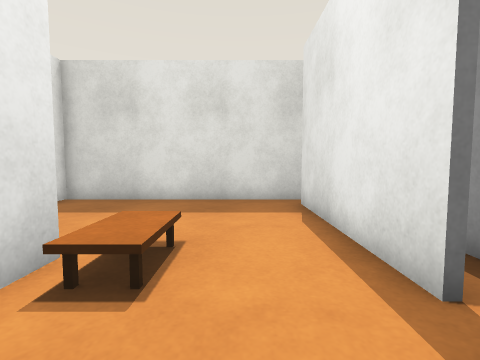
[1] (above)

12 first-person views from a walk through a Gazebo world. The camera is 0.69 m above the floor, tilts 4° down and sees 85° across. The floor is counted in squares, 0.5 m on a side. Each view is taken from the middle of a square. On the plan, view 1 faces up. The plan holds only what a view shows up to about 13 squares ahead; the rest is blank.

[2]
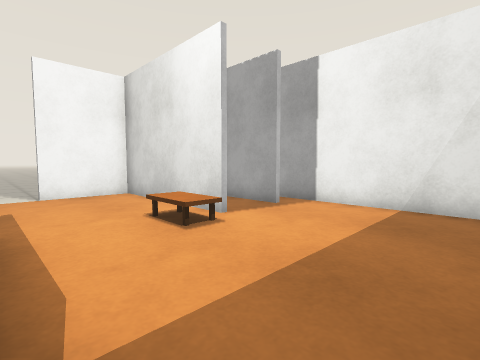

[3]
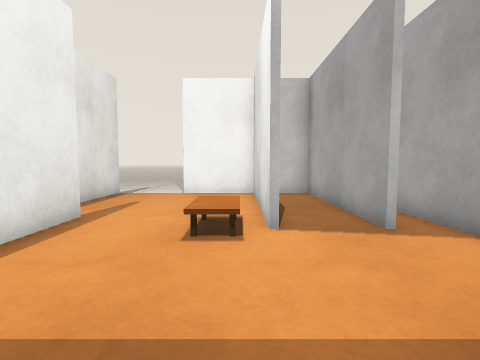

[4]
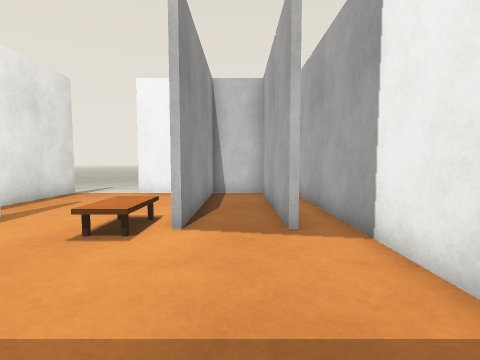

[5]
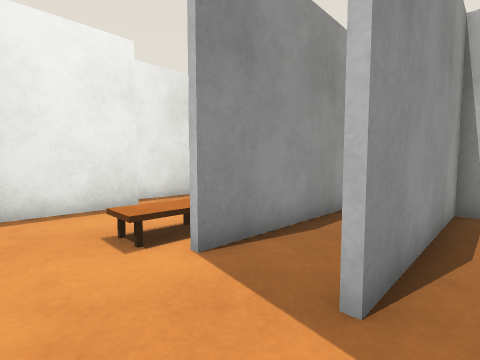

[6]
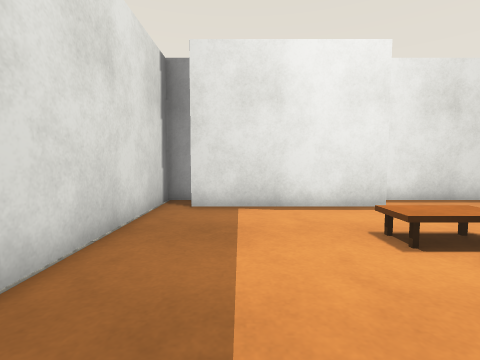

[7]
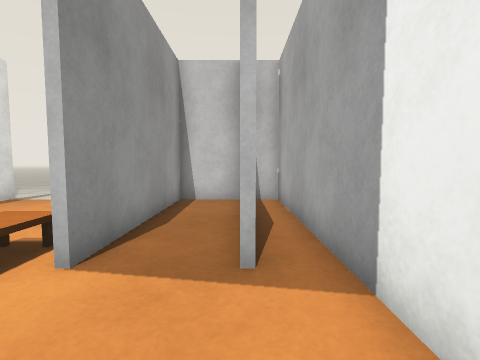

[8]
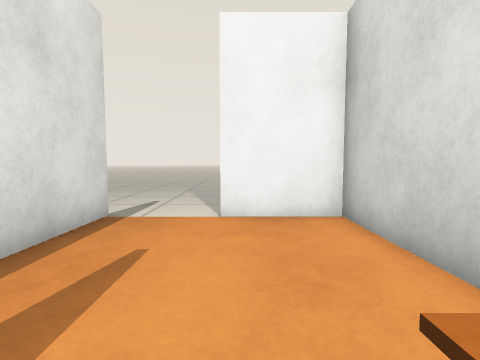

[9]
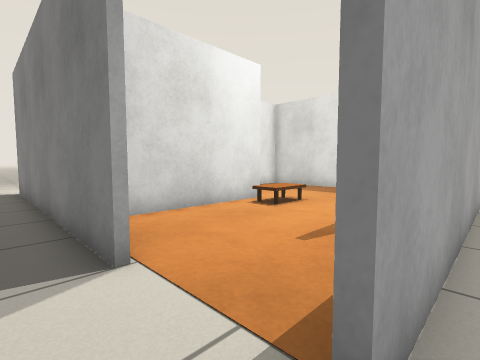

[10]
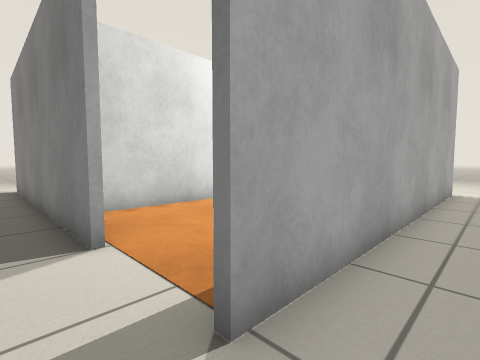

[11]
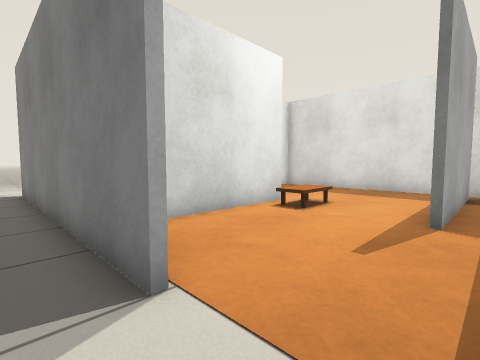

[12]
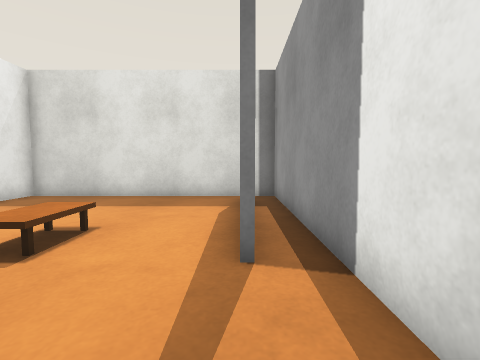

### Floor plan
Points are (right, up) in squares from view 1. A wall is a line through its corners. A room is listed if a view was taken in it or the views show most of it. See-through windows are left out.
Room 1 (views 1, 2, 3, 4, 5, 6, 7, 8, 11, 12)
walls: (-2.6, 3.8) (-2.6, -2.6) (0.5, -2.6); (-5, 3.8) (-5, -2.6); (2, 2.4) (2, 8.5); (0.6, -2.8) (-10.5, -2.8); (-5.2, -2.6) (-5.2, 3.8); (3.4, -2.8) (3.4, 9.6) (-6.4, 9.6) (-6.4, -2.6) (-2.8, -2.6) (-2.8, 3.8)
ways out: opening at (3, -3.5) to room 2
objects: coffee table (-2, 3) to (-1, 4)
Room 2 (views 9, 10)
walls: (2.2, 8.5) (2.2, 2.5); (3.6, 9.8) (3.6, -2.8)
ways out: opening at (3, -3.5) to room 1

Where each view was taken, in squares from view 1:
view 1: 0 up, 0 right, facing up
view 2: 9 up, 2 right, facing down-left
view 3: 9 up, 2 left, facing down
view 4: 9 up, 4 left, facing down
view 5: 6 up, 6 left, facing down-right
view 6: 7 up, 6 left, facing right
view 7: 7 up, 5 left, facing down
view 8: 4 up, 0 right, facing down
view 9: 4 down, 4 right, facing up-left
view 10: 4 down, 5 right, facing up-left
view 11: 4 down, 3 right, facing up-left
view 12: 1 down, 2 right, facing up
